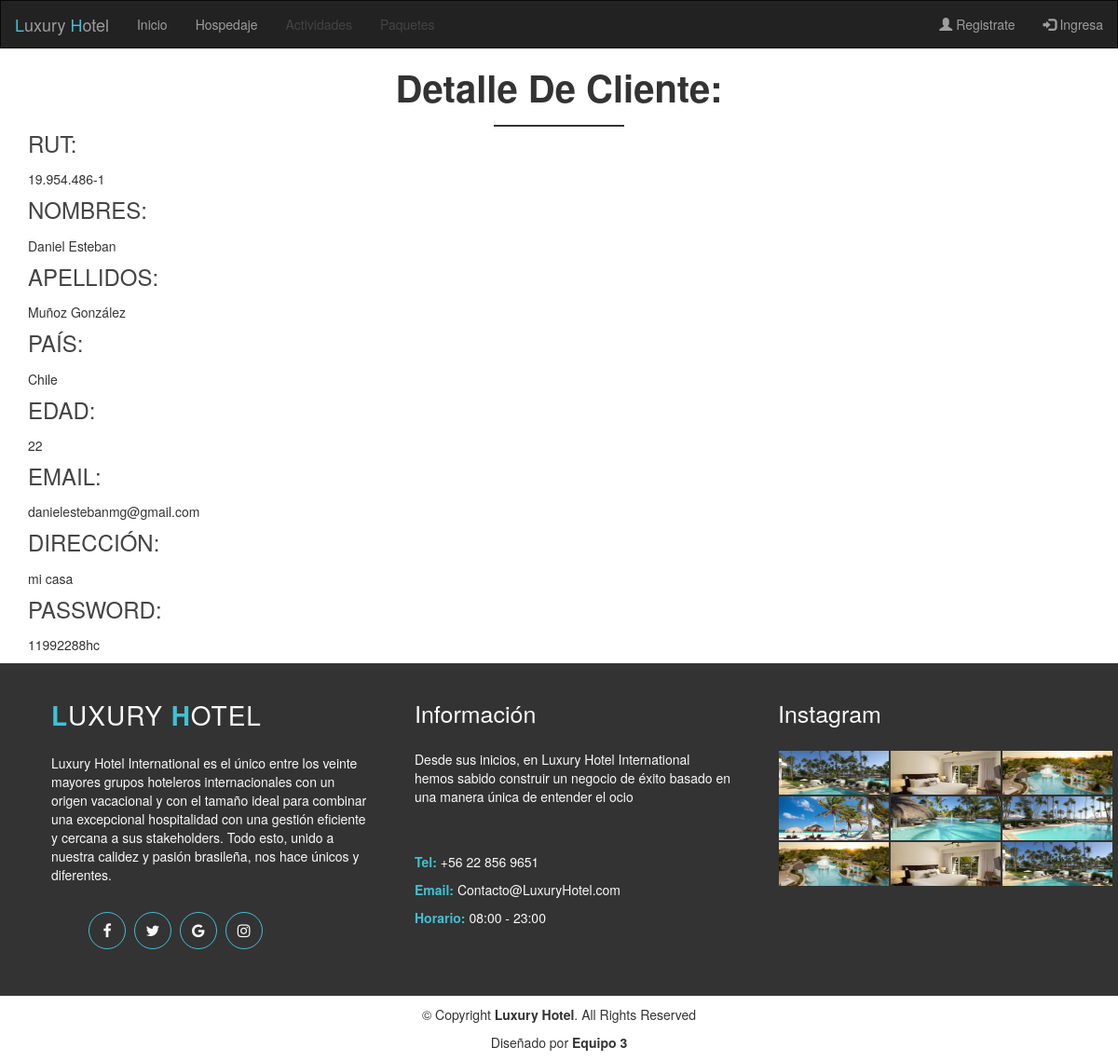
The app's page /hotel/clientes/19.954.486-1, older data.
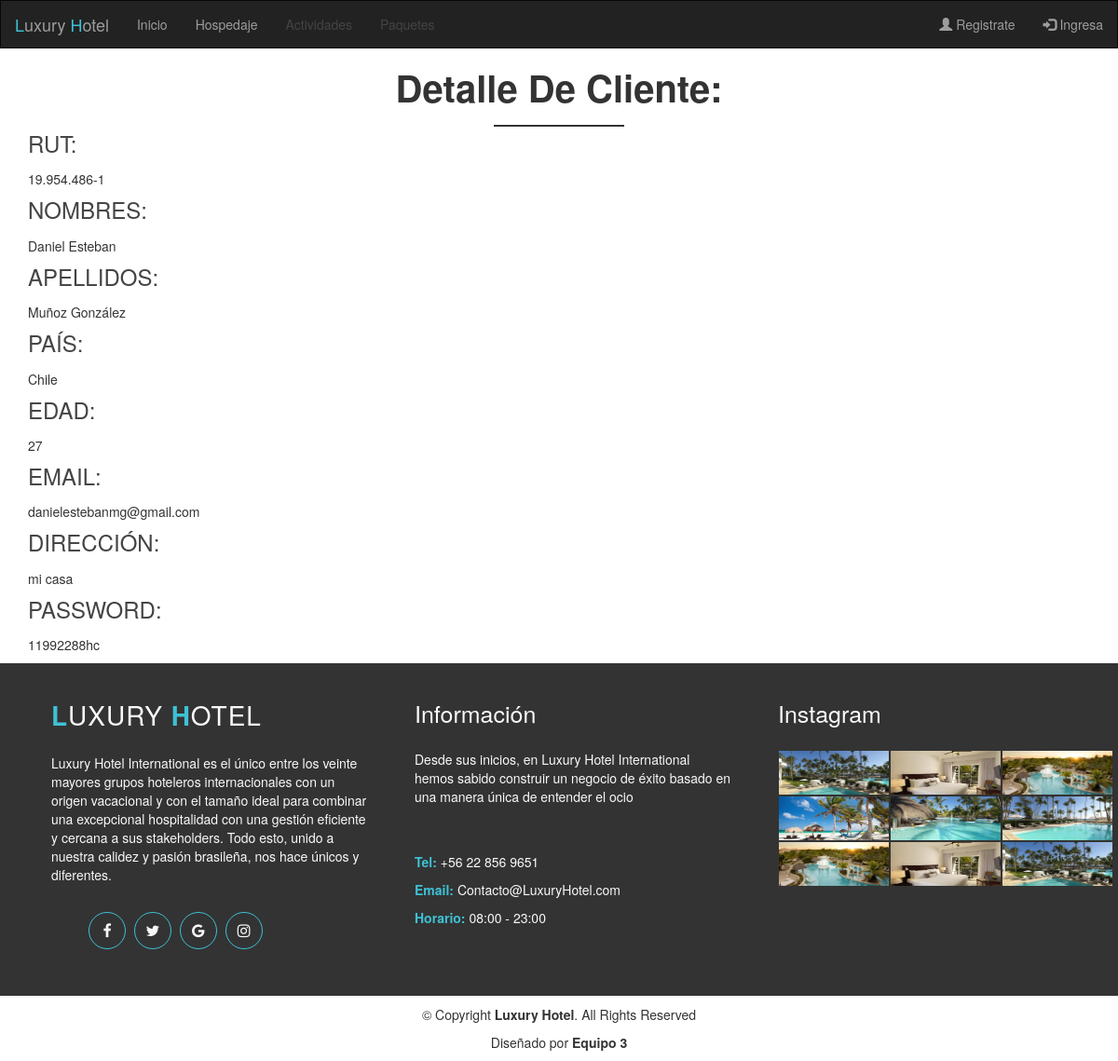
The same page, newer data.
### hotel/models.py (models this page shows, shortened)
class Cliente(models.Model):
    rut = models.CharField(primary_key=True, max_length=15)
    nombres = models.CharField(max_length=100)
    apellidos = models.CharField(max_length=100)
    pais = models.ForeignKey('Pais', on_delete=models.SET_NULL, null = True)
    edad = models.IntegerField(help_text='Escriba solo los años')
    email = models.EmailField(max_length=200)
    direccion = models.CharField(max_length=200)
    password = models.CharField(max_length=20, help_text='El largo debe ser entre 8 y 20 caracteres')

class Pais(models.Model):
    id_pais = models.IntegerField(primary_key=True)
    nombre_pais = models.CharField(max_length=50)
    def __str__(self):
        return self.nombre_pais

### hotel/views.py (the view)
# urls.py: path('clientes/<str:pk>', views.ClienteDetailView.as_view(), name='cliente-detail'),
class ClienteDetailView(generic.DetailView):
    model = Cliente
    template_name = 'CRUD/cliente_detail.html'

### hotel/templates/CRUD/cliente_detail.html (shortened to what this page needs)
{% extends 'base_generic.html' %}
{% block content %}
{% load static %}
    <div class="container">
        <div class="section-headline cliente text-center">
            <h2 style="text-center"> Detalle de cliente:</h2>
        </div>
        <div class="row">
            <div class="col-md-6">
                <h3>RUT: </h3> <p>{{cliente.rut}}</p>
                <h3>NOMBRES: </h3> <p>{{cliente.nombres}}</p>
                <h3>APELLIDOS: </h3> <p>{{cliente.apellidos}}</p>
                <h3>PAÍS: </h3> <p>{{cliente.pais}}</p>
                <h3>EDAD: </h3> <p>{{cliente.edad}}</p>
                <h3>EMAIL: </h3> <p>{{cliente.email}}</p>
                <h3>DIRECCIÓN: </h3> <p>{{cliente.direccion}}</p>
                <h3>PASSWORD: </h3> <p>{{cliente.password}}</p>
            </div>
        </div>
    </div>
{% endblock %}

Row changes from the older to the newer data that the page shows:
changed Cliente "Daniel Esteban": edad "22" → "27"
